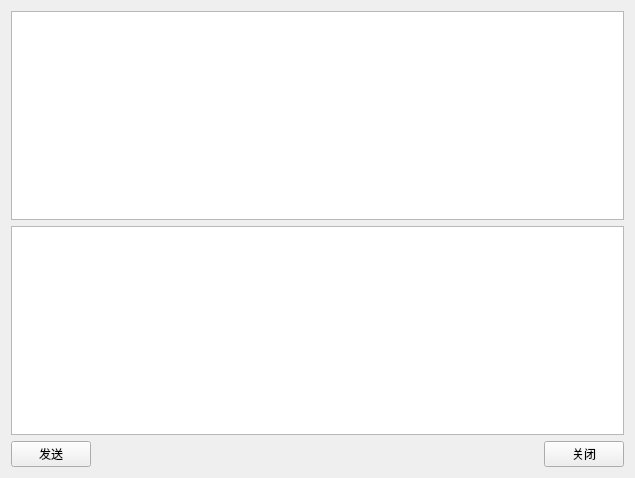
<?xml version="1.0" encoding="UTF-8"?>
<ui version="4.0">
 <class>MyTcpServerWidget</class>
 <widget class="QWidget" name="MyTcpServerWidget">
  <property name="geometry">
   <rect>
    <x>0</x>
    <y>0</y>
    <width>635</width>
    <height>478</height>
   </rect>
  </property>
  <property name="windowTitle">
   <string>MyTcpServerWidget</string>
  </property>
  <layout class="QGridLayout" name="gridLayout">
   <item row="0" column="0" colspan="3">
    <widget class="QTextEdit" name="receiveTextBox">
     <property name="readOnly">
      <bool>true</bool>
     </property>
    </widget>
   </item>
   <item row="1" column="0" colspan="3">
    <widget class="QTextEdit" name="sendTextBox"/>
   </item>
   <item row="2" column="0">
    <widget class="QPushButton" name="sendBtn">
     <property name="text">
      <string>发送</string>
     </property>
    </widget>
   </item>
   <item row="2" column="1">
    <spacer name="horizontalSpacer">
     <property name="orientation">
      <enum>Qt::Horizontal</enum>
     </property>
     <property name="sizeHint" stdset="0">
      <size>
       <width>452</width>
       <height>20</height>
      </size>
     </property>
    </spacer>
   </item>
   <item row="2" column="2">
    <widget class="QPushButton" name="closeBtn">
     <property name="text">
      <string>关闭</string>
     </property>
    </widget>
   </item>
  </layout>
 </widget>
 <layoutdefault spacing="6" margin="11"/>
 <resources/>
 <connections/>
</ui>
